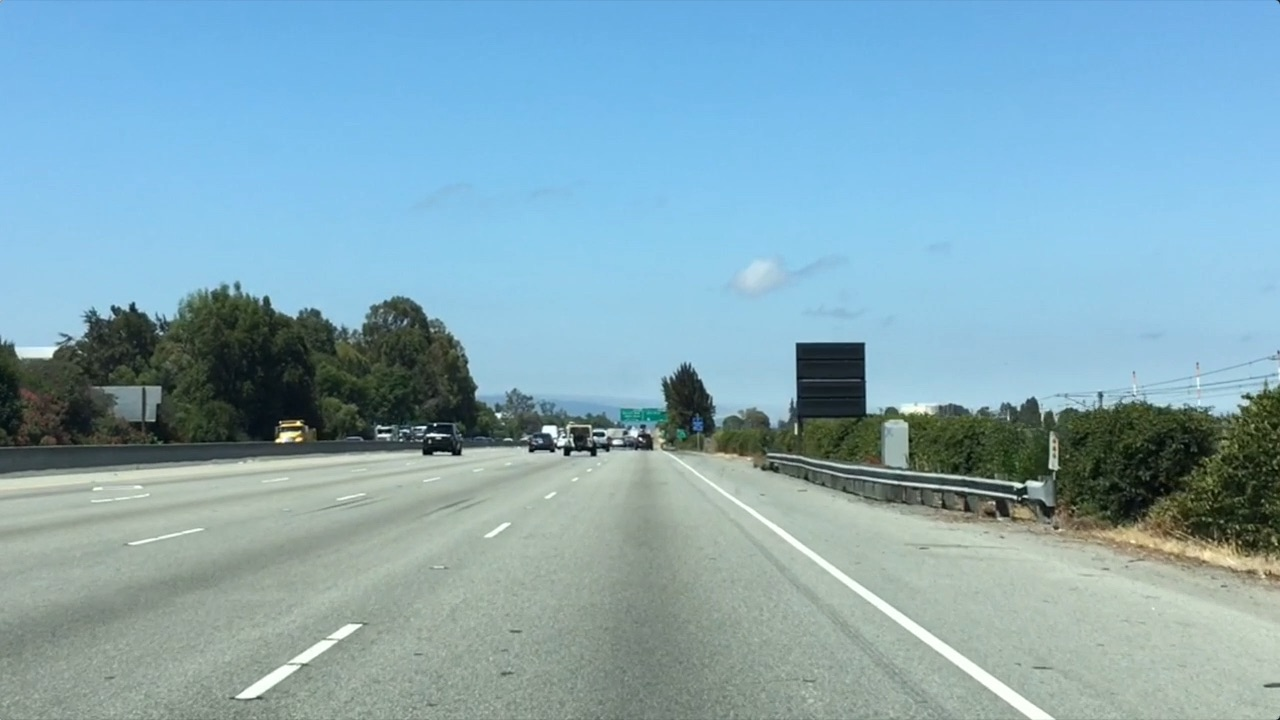
#> input picture Project-LaneLines_Finder/Basic_Detector/Practice FIles/road_lanes.jpg, 1280 x 720 px
$ python Image_region_of_Interest.py
#> lines starting #> are read from the running program, lines starting #| are printed output that depends on the picture; after the words box and inside, x2 and y2 are one past the last pixel; in counts of white or black regions, pixels touching at a corner belong together
#testing the regio of interest in  an image

import matplotlib.pyplot as plt
import matplotlib.image as mpimg
import numpy as np
import cv2


# Read in and grayscale the image
image = mpimg.imread('road_lanes.jpg')
#> image is the input picture: shape (720, 1280, 3); mean R, G, B 132, 168.5, 182.1
def region_of_interest(img, vertices):
    """
    Applies an image mask.

    Only keeps the region of the image defined by the polygon
    formed from `vertices`. The rest of the image is set to black.
    `vertices` should be a numpy array of integer points.
    """
    #defining a blank mask to start with
    mask = np.zeros_like(img)

    #defining a 3 channel or 1 channel color to fill the mask with depending on the input image
    if len(img.shape) > 2:
        channel_count = img.shape[2]  # i.e. 3 or 4 depending on your image
        ignore_mask_color = (255,) * channel_count
    else:
        ignore_mask_color = 255

    #filling pixels inside the polygon defined by "vertices" with the fill color
    cv2.fillPoly(mask, vertices, ignore_mask_color)

    #returning the image only where mask pixels are nonzero
    masked_image = cv2.bitwise_and(img, mask)
    return masked_image

imshape = image.shape
#> imshape = (720, 1280, 3)
vertices = np.array([[(170,imshape[0]),(605, 430), (650, 430), (1100,imshape[0])]], dtype=np.int32)
mask_img = region_of_interest(image,vertices)
#> in region_of_interest, `cv2.fillPoly(mask, vertices, ignore_mask_color)`:
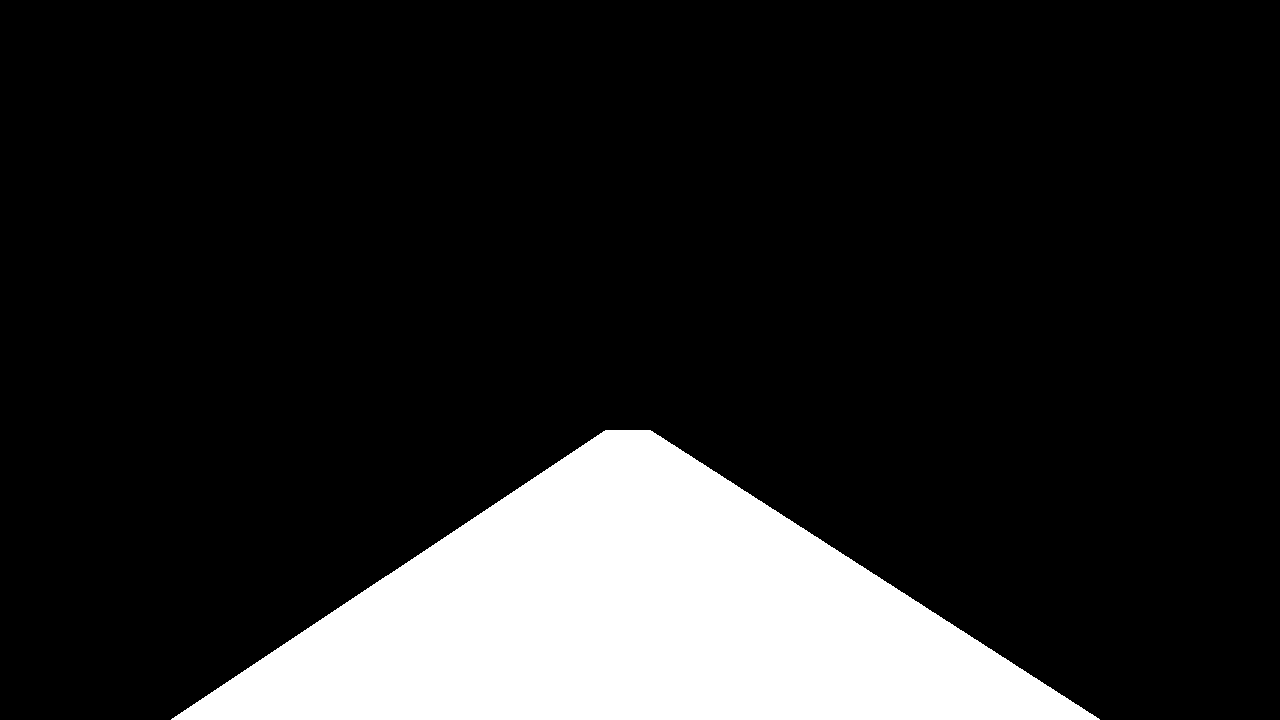
#> mask: shape (720, 1280, 3); 15.4% white; 1 white region, box (x1, y1, x2, y2) and area: (171, 430, 1100, 720) 141527
#> in region_of_interest, `masked_image = cv2.bitwise_and(img, mask)`:
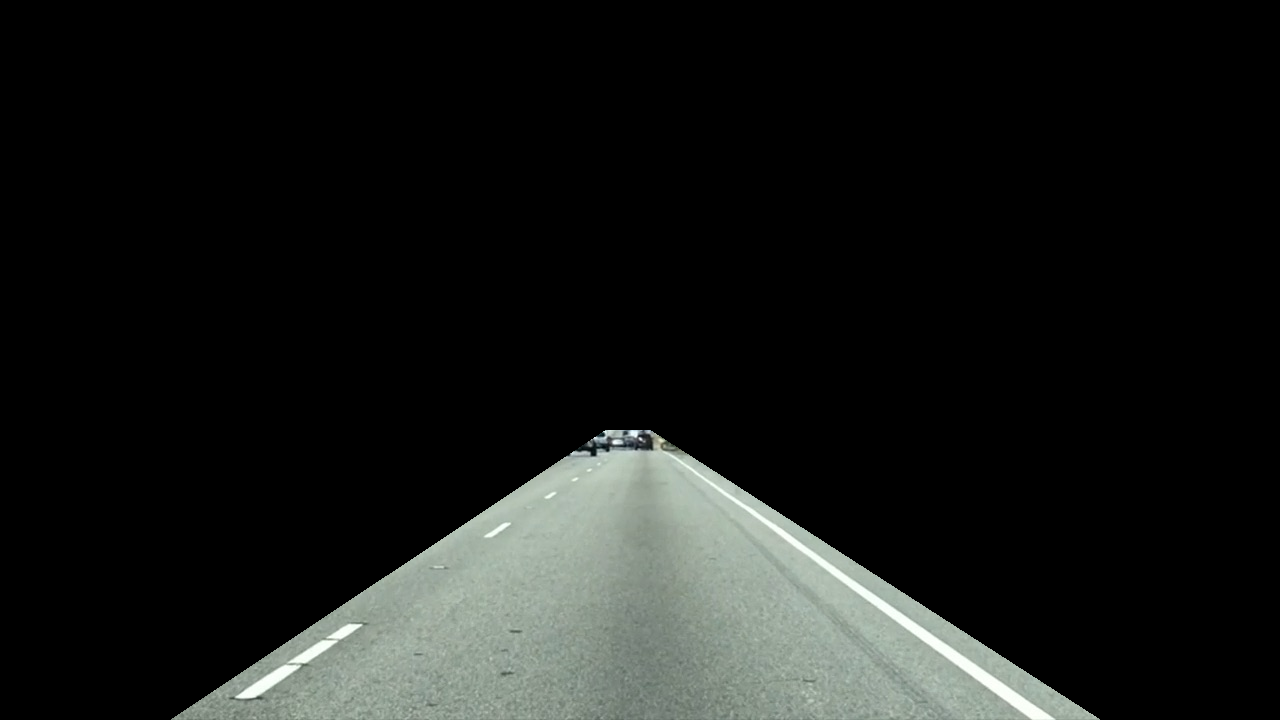
#> masked_image: shape (720, 1280, 3); mean R, G, B 23.9, 25.9, 24.1
plt.imshow(mask_img)
plt.show()
